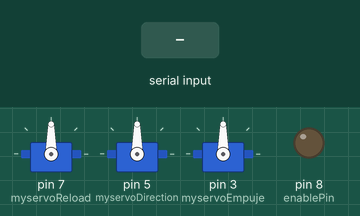
This sketch was run on a simulated Arduino Mega 2560, built with avr-gcc and run on an emulated ATmega2560. On the bench: 3 × servo, output pins drawn as LEDs (lit = HIGH). Inputs (shaded band) come from the test bench.

Above: at 1.2 s.
1.3 s: "1" received over the second serial link
At 2.9 s:
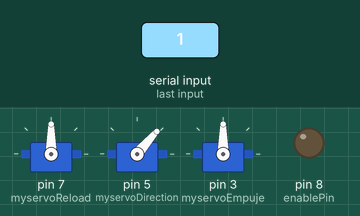
3.8 s: "0" received over the second serial link
At 7.5 s:
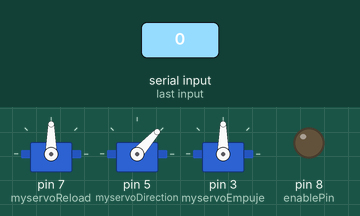
Timing chart, 0 to 9.0 s (numbered marks = the images above; inputs shaded):
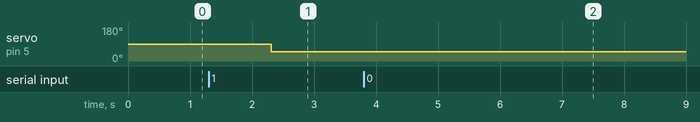

Measured:
- after the input at 1.3 s, servo on pin 5 (myservoDirection): 90° → 49° after 1.0 s
- after the input at 3.8 s, servo on pin 5 (myservoDirection): 49° → 48° after 2.5 s

The sketch:

recieving_data_v5.ino
```cpp
#include <Servo.h>
#include <AccelStepper.h>
#include <SoftwareSerial.h>

SoftwareSerial Serial1(4,5); // RX, TX (Pins bluetooth)

int stp1=9;
int dir1=10;
int stp2=11;
int dir2=12;
int DistanciaRecorreguda=0;
int Anglesstorage=0;
const int enablePin = 8;
int Reload=1000;
bool parar=true;

AccelStepper stepper1(AccelStepper::DRIVER, stp1, dir1);
AccelStepper stepper2(AccelStepper::DRIVER, stp2, dir2);

Servo myservoReload;
Servo myservoDirection;
Servo myservoEmpuje;


struct frame_type {
  uint8_t angle;
  uint16_t step;
};

struct frame_type frame;

void setup() {
  pinMode(enablePin, OUTPUT);
  digitalWrite(enablePin, LOW);
  stepper1.setMaxSpeed(1000);
  stepper1.move(0);
  stepper1.setSpeed(0);

  stepper2.setMaxSpeed(1000);
  stepper2.move(0);
  stepper2.setSpeed(0);

  myservoReload.attach(7);
  myservoDirection.attach(5);
  myservoEmpuje.attach(3);

  Serial1.begin(9600);
  Serial1.setTimeout(1000);
  Serial1.println("");
}

void loop() {
  int out = Serial1.readBytes((char *)(&frame), sizeof(frame));
  if(parar==true){
    stepper1.run();
    stepper2.run();
  }
  //Serial.println(out);
  if(out) {
    Serial1.print(frame.angle);
    Serial1.print(",");
    Serial1.println(frame.step);
    Serial1.flush();

    // /do de work
    myservoDirection.write(frame.angle);
    stepper1.move(frame.step);
    stepper2.move(frame.step);
    DistanciaRecorreguda=DistanciaRecorreguda+frame.step;
    if (DistanciaRecorreguda>=Reload){
    parar=true;
     DistanciaRecorreguda=DistanciaRecorreguda-Reload;
     stepper1.setCurrentPosition(0);
    stepper2.setCurrentPosition(0);
     Anglesstorage=Anglesstorage+45;
     if (Anglesstorage < 360 ) {
       parar=false;
     }
     myservoReload.write(Anglesstorage);
//If thies not works try with an interruption
    delay(1000);
     stepper1.move(DistanciaRecorreguda);
    stepper2.move(DistanciaRecorreguda);


    }
    delay(3000);
    Serial1.println("ok");
    Serial1.flush();


  }
}
```
